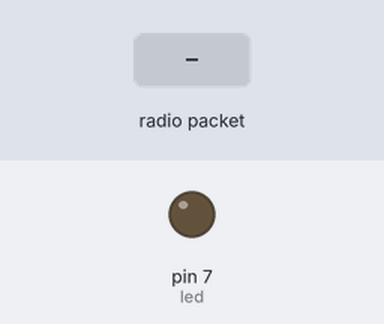
Bench run of a sketch on a simulated Arduino Uno, built with avr-gcc and run on an emulated ATmega328P. Parts: output pins drawn as LEDs (lit = HIGH). Inputs (shaded band) come from the test bench. No radio packets arrive unless stated.

Above: at 1.2 s.
1.3 s: radio packet "a" arrives
At 2.4 s:
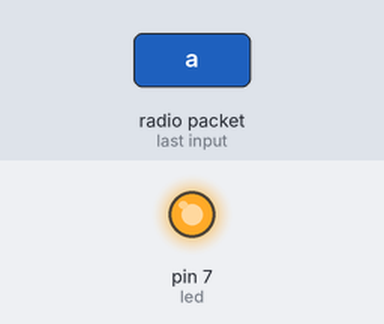
2.8 s: radio packet "b" arrives
At 3.5 s:
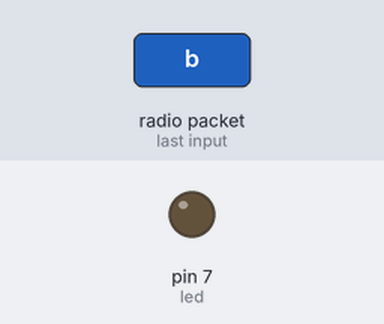
Timing chart, 0 to 5.8 s (numbered marks = the images above; inputs shaded):
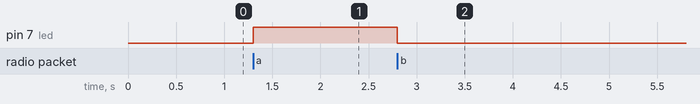

Measured:
- after the input at 1.3 s, pin 7 (led): LOW → HIGH at once
- after the input at 2.8 s, pin 7 (led): HIGH → LOW at once

The sketch:

RF_Rx.ino
```cpp
#include <VirtualWire.h>

#define led 7

void setup() {
  // put your setup code here, to run once:
  vw_set_rx_pin(12);
  vw_setup(2000);
  pinMode(led, OUTPUT);
  vw_rx_start();
}

void loop() {
  // put your main code here, to run repeatedly:
  uint8_t val1[VW_MAX_MESSAGE_LEN];
  uint8_t val2 = VW_MAX_MESSAGE_LEN;
  if(vw_get_message(val1, &val2)){
    if(val1[0] =='a'){
      digitalWrite(led, HIGH);
    }
    else if(val1[0] == 'b'){
      digitalWrite(led, LOW);
    }
  }
}
```
